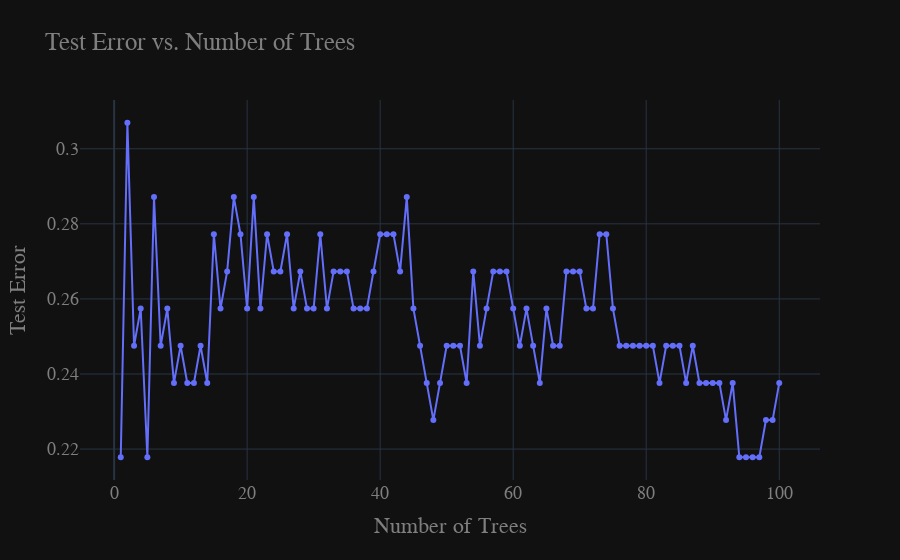

Notebook code for this chart:
### Code cell
fig = go.Figure()

fig.add_trace(
    go.Scatter(
        x=list(range(1, 101)),
        y=test_error,
        mode='lines+markers',
        name='Test Error'
    )
)

fig.update_layout(
    title='Test Error vs. Number of Trees',
    xaxis_title='Number of Trees',
    yaxis_title='Test Error',
    font=dict(
        family='Courier New, monospace',
        size=18,
        color='#7f7f7f'
    )
)

### Figure 1 — Plotly figure (JSON) as saved in the notebook; plotly's stock layout.template omitted (floating-point values rounded to 4 significant figures)
{"data": [{"mode": "lines+markers", "name": "Test Error", "x": [1, 2, 3, 4, 5, 6, 7, 8, 9, 10, 11, 12, 13, 14, 15, 16, 17, 18, 19, 20, 21, 22, 23, 24, 25, 26, 27, 28, 29, 30, 31, 32, 33, 34, 35, 36, 37, 38, 39, 40, 41, 42, 43, 44, 45, 46, 47, 48, 49, 50, 51, 52, 53, 54, 55, 56, 57, 58, 59, 60, 61, 62, 63, 64, 65, 66, 67, 68, 69, 70, 71, 72, 73, 74, 75, 76, 77, 78, 79, 80, 81, 82, 83, 84, 85, 86, 87, 88, 89, 90, 91, 92, 93, 94, 95, 96, 97, 98, 99, 100], "y": [0.2178, 0.3069, 0.2475, 0.2574, 0.2178, 0.2871, 0.2475, 0.2574, 0.2376, 0.2475, 0.2376, 0.2376, 0.2475, 0.2376, 0.2772, 0.2574, 0.2673, 0.2871, 0.2772, 0.2574, 0.2871, 0.2574, 0.2772, 0.2673, 0.2673, 0.2772, 0.2574, 0.2673, 0.2574, 0.2574, 0.2772, 0.2574, 0.2673, 0.2673, 0.2673, 0.2574, 0.2574, 0.2574, 0.2673, 0.2772, 0.2772, 0.2772, 0.2673, 0.2871, 0.2574, 0.2475, 0.2376, 0.2277, 0.2376, 0.2475, 0.2475, 0.2475, 0.2376, 0.2673, 0.2475, 0.2574, 0.2673, 0.2673, 0.2673, 0.2574, 0.2475, 0.2574, 0.2475, 0.2376, 0.2574, 0.2475, 0.2475, 0.2673, 0.2673, 0.2673, 0.2574, 0.2574, 0.2772, 0.2772, 0.2574, 0.2475, 0.2475, 0.2475, 0.2475, 0.2475, 0.2475, 0.2376, 0.2475, 0.2475, 0.2475, 0.2376, 0.2475, 0.2376, 0.2376, 0.2376, 0.2376, 0.2277, 0.2376, 0.2178, 0.2178, 0.2178, 0.2178, 0.2277, 0.2277, 0.2376], "type": "scatter"}], "layout": {"font": {"family": "Courier New, monospace", "size": 18, "color": "#7f7f7f"}, "title": {"text": "Test Error vs. Number of Trees"}, "xaxis": {"title": {"text": "Number of Trees"}}, "yaxis": {"title": {"text": "Test Error"}}}}
